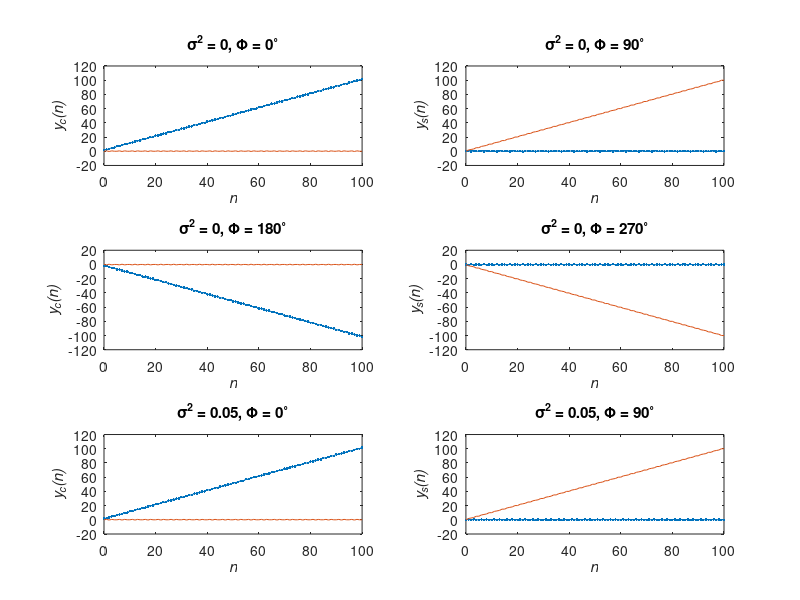
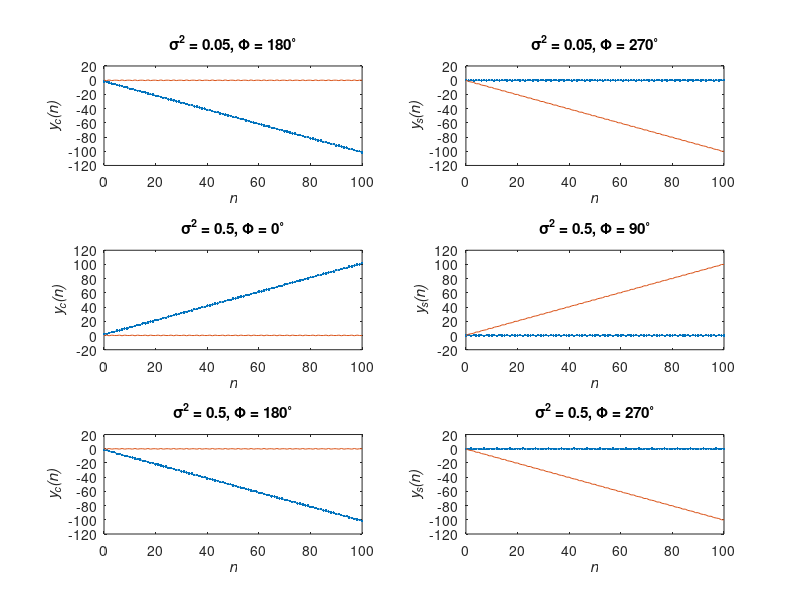

Write MATLAB code to recreate these figures, in order.
% MATLAB script for Illustrative Problem 7.4

M = 4;
Es = 1;                                 % Energy per symbol
T = 1;
Ts = 100/T;
fc = 30/T;
t = 0:T/100:T;
l_t = length(t);
g_T = sqrt(2/T)*ones(1,l_t);
si_1 = g_T.*cos(2*pi*fc*t);
si_2 = -g_T.*sin(2*pi*fc*t);
var = [ 0 0.05 0.5];                % Noise variance vector
k = 1;
% Generation of the noise components:
n_c = sqrt(var(k))*randn(1,l_t);
n_s = sqrt(var(k))*randn(1,l_t);
for m = 0:M-1
    % Generation of the transmitted signal:
    s_mc = sqrt(Es) * cos(2*pi*m/M);
    s_ms = sqrt(Es) * sin(2*pi*m/M);
    u_m = s_mc.*si_1 + s_ms.*si_2;
    % The received signal:
    r = u_m + n_c.*cos(2*pi*fc*t) - n_s.*sin(2*pi*fc*t);
    % The correlator outputs:
    y_c = zeros(1,l_t);
    y_s = zeros(1,l_t);
    for i = 1:l_t
        y_c(i) = sum(r(1:i).*si_1(1:i));
        y_s(i) = sum(r(1:i).*si_2(1:i));
        echo off
    end
    echo on
    % Plotting the results:
    subplot(3,2,m+1)
    plot([0 1:length(y_c)-1],y_c,'.-')
    hold
    plot([0 1:length(y_s)-1],y_s)
    if m==0
        title(['\sigma^2 = ',num2str(var(k)),', \Phi = 0^{\circ}'])
        ylabel('\it{y_c(n)}')
    elseif m==1
        title(['\sigma^2 = ',num2str(var(k)),', \Phi = 90^{\circ}'])
        ylabel('\it{y_s(n)}')
    elseif m==2
        title(['\sigma^2 = ',num2str(var(k)),', \Phi = 180^{\circ}'])
        ylabel('\it{y_c(n)}')
    else
        title(['\sigma^2 = ',num2str(var(k)),', \Phi = 270^{\circ}'])
        ylabel('\it{y_s(n)}')
    end
    xlabel('\it{n}')
    axis auto
    echo off
end
echo on
k = 2;
for m = 0:M-1
    % Generation of the transmitted signal:
    s_mc = sqrt(Es) * cos(2*pi*m/M);
    s_ms = sqrt(Es) * sin(2*pi*m/M);
    u_m = s_mc.*si_1 + s_ms.*si_2;
    % The received signal:
    r = u_m + n_c.*cos(2*pi*fc*t) - n_s.*sin(2*pi*fc*t);
    % The correlator outputs:
    y_c = zeros(1,l_t);
    y_s = zeros(1,l_t);
    for i = 1:l_t
        y_c(i) = sum(r(1:i).*si_1(1:i));
        y_s(i) = sum(r(1:i).*si_2(1:i));
        echo off
    end
    echo on
    % Plotting the results:
    if m>=2
        if m==2
            figure
        end
        subplot(3,2,m-1)
        plot([0 1:length(y_c)-1],y_c,'.-')
        hold
        plot([0 1:length(y_s)-1],y_s)
    if m==0
        title(['\sigma^2 = ',num2str(var(k)),', \Phi = 0^{\circ}'])
        ylabel('\it{y_c(n)}')
    elseif m==1
        title(['\sigma^2 = ',num2str(var(k)),', \Phi = 90^{\circ}'])
        ylabel('\it{y_s(n)}')
    elseif m==2
        title(['\sigma^2 = ',num2str(var(k)),', \Phi = 180^{\circ}'])
        ylabel('\it{y_c(n)}')
    else
        title(['\sigma^2 = ',num2str(var(k)),', \Phi = 270^{\circ}'])
        ylabel('\it{y_s(n)}')
    end
        xlabel('\it{n}')
        axis auto
    else
        subplot(3,2,2*k+1+m)
        plot([0 1:length(y_c)-1],y_c,'.-')
        hold
        plot([0 1:length(y_s)-1],y_s)
    if m==0
        title(['\sigma^2 = ',num2str(var(k)),', \Phi = 0^{\circ}'])
        ylabel('\it{y_c(n)}')
    elseif m==1
        title(['\sigma^2 = ',num2str(var(k)),', \Phi = 90^{\circ}'])
        ylabel('\it{y_s(n)}')
    elseif m==2
        title(['\sigma^2 = ',num2str(var(k)),', \Phi = 180^{\circ}'])
        ylabel('\it{y_c(n)}')
    else
        title(['\sigma^2 = ',num2str(var(k)),', \Phi = 270^{\circ}'])
        ylabel('\it{y_s(n)}')
    end
        xlabel('\it{n}')
        axis auto
    end
    echo off
end
echo on
k = 3;
for m = 0:M-1
    % Generation of the transmitted signal:
    s_mc = sqrt(Es) * cos(2*pi*m/M);
    s_ms = sqrt(Es) * sin(2*pi*m/M);
    u_m = s_mc.*si_1 + s_ms.*si_2;
    % The received signal:
    r = u_m + n_c.*cos(2*pi*fc*t) - n_s.*sin(2*pi*fc*t);
    % The correlator outputs:
    y_c = zeros(1,l_t);
    y_s = zeros(1,l_t);
    for i = 1:l_t
        y_c(i) = sum(r(1:i).*si_1(1:i));
        y_s(i) = sum(r(1:i).*si_2(1:i));
        echo off
    end
    echo on
    % Plotting the results:
    subplot(3,2,k+m)
    plot([0 1:length(y_c)-1],y_c,'.-')
    hold
    plot([0 1:length(y_s)-1],y_s)
    if m==0
        title(['\sigma^2 = ',num2str(var(k)),', \Phi = 0^{\circ}'])
        ylabel('\it{y_c(n)}')
    elseif m==1
        title(['\sigma^2 = ',num2str(var(k)),', \Phi = 90^{\circ}'])
        ylabel('\it{y_s(n)}')
    elseif m==2
        title(['\sigma^2 = ',num2str(var(k)),', \Phi = 180^{\circ}'])
        ylabel('\it{y_c(n)}')
    else
        title(['\sigma^2 = ',num2str(var(k)),', \Phi = 270^{\circ}'])
        ylabel('\it{y_s(n)}')
    end
    xlabel('\it{n}')
    axis auto
    echo off
end